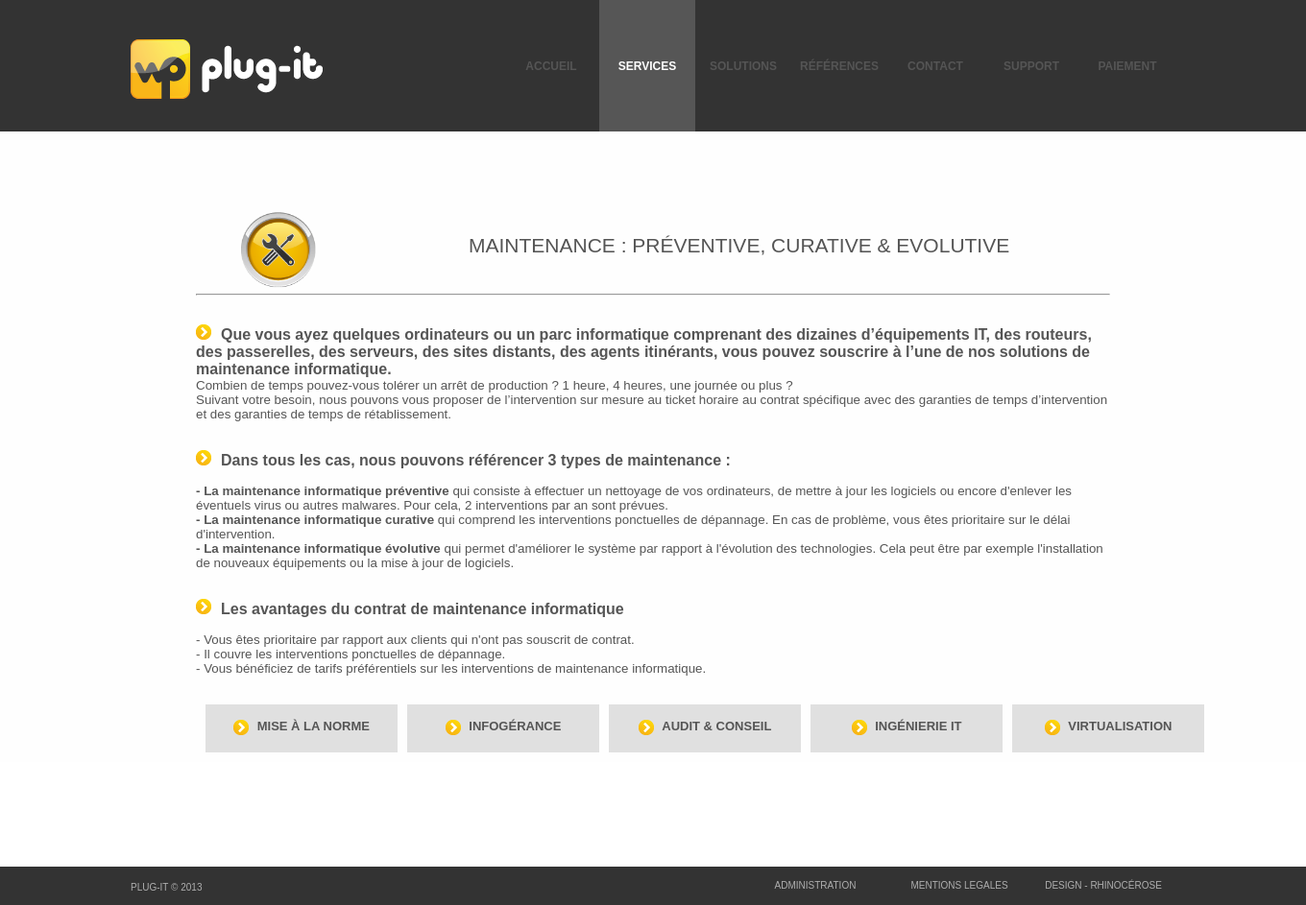
The page /index.php?page=services&mode=viewone&id=2 on the database as committed earlier.
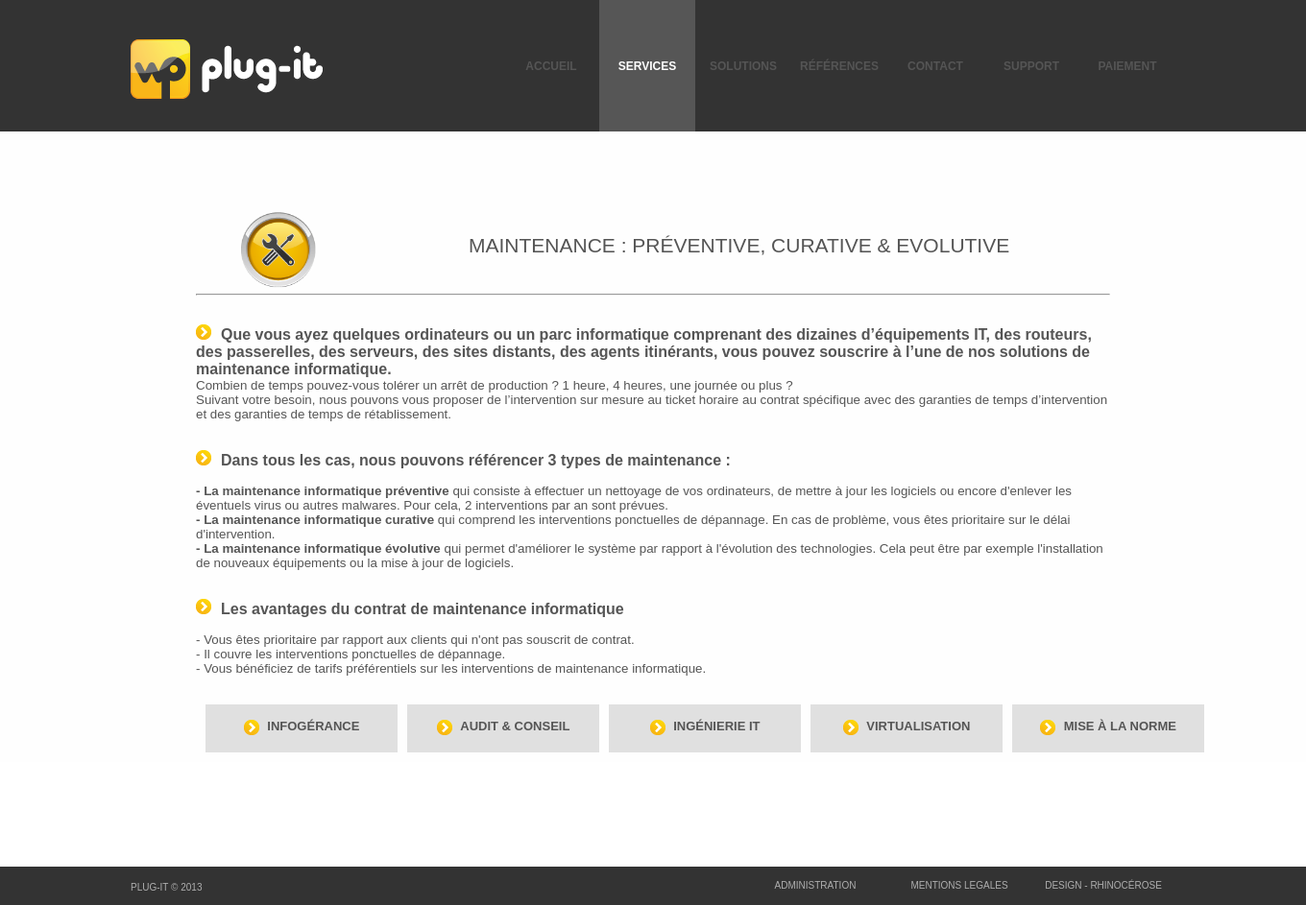
The same page on the database as committed later.
### tables this page shows
CREATE TABLE IF NOT EXISTS `services` (
  `id` int(11) NOT NULL AUTO_INCREMENT,
  `titre` varchar(100) NOT NULL,
  `corps` text NOT NULL,
  `image` varchar(100) NOT NULL,
  `subtitre` varchar(50) NOT NULL,
  `date` timestamp NOT NULL DEFAULT CURRENT_TIMESTAMP,
  `ordre` int(11) NOT NULL,
  PRIMARY KEY (`id`)
);

### Include/invite/services.php (the view, shortened to what this page needs)
<?php
	switch($_GET['mode'])
	{
		case 'viewone':
			if(isset($_GET['id']))
			{
				$retour = mysql_query("SELECT count(id) as cpt FROM services WHERE id='".$_GET["id"]."'")or die('Erreur SQL !<br />'.mysql_error());
				$donnees = mysql_fetch_array($retour);
				if($donnees['cpt'] == 1)
				{
					$retour = mysql_query("SELECT * FROM services WHERE id='".$_GET['id']."'") or die('Erreur SQL !<br />'.mysql_error());
					$donnees = mysql_fetch_array($retour);
					echo '<div style="margin:auto;width:70%;">
						<table>
							<tr>
								<td><img src="'.$donnees['image'].'" style="width:60%;"/></td>
								<td><h2>'.$donnees['titre'].'</h2></td>
							</tr>
						</table>
						<hr/>
						<br/>
						'.nl2br($donnees['corps']).'
						</div>';
					$retour = mysql_query("SELECT * FROM services WHERE id<>'".$_GET['id']."' ORDER BY ordre LIMIT 10")or die('Erreur SQL !<br />'.mysql_error());
					$i=1;
					echo'<div style="margin:auto;width:70%;margin-top:20px;">
					<table cellspacing="10">';
					while ($donnees = mysql_fetch_array($retour))
						{
							if($i == 1)
								echo '<tr>';
							echo '<td>
							<div class="blocklink" onclick="location.href=\'Index.php?page=services&mode=viewone&id='.$donnees['id'].'\'">
								<p style="text-align:center;position:relative;top:30%;">
									<img src="images/fleche.png" style="vertical-align:middle;"/> <span style="font-size:13px;font-weight:bold;margin-left:5px;text-transform:uppercase;">'.$donnees['subtitre'].'</span>
								</p>
							</div></td>';
							$i++;
							if($i > 5)
							{
								$i=1;
								echo '</tr>';
							}
						}
					echo '</table>
				</div>';
				}
				else
					echo '<p>Erreur</p>';
			}
			else
				echo '<p>Erreur</p>';
		break;
	}

Rows that differ between the two databases and show on the page:
changed services "MISE À LA NORME": moves down the list
